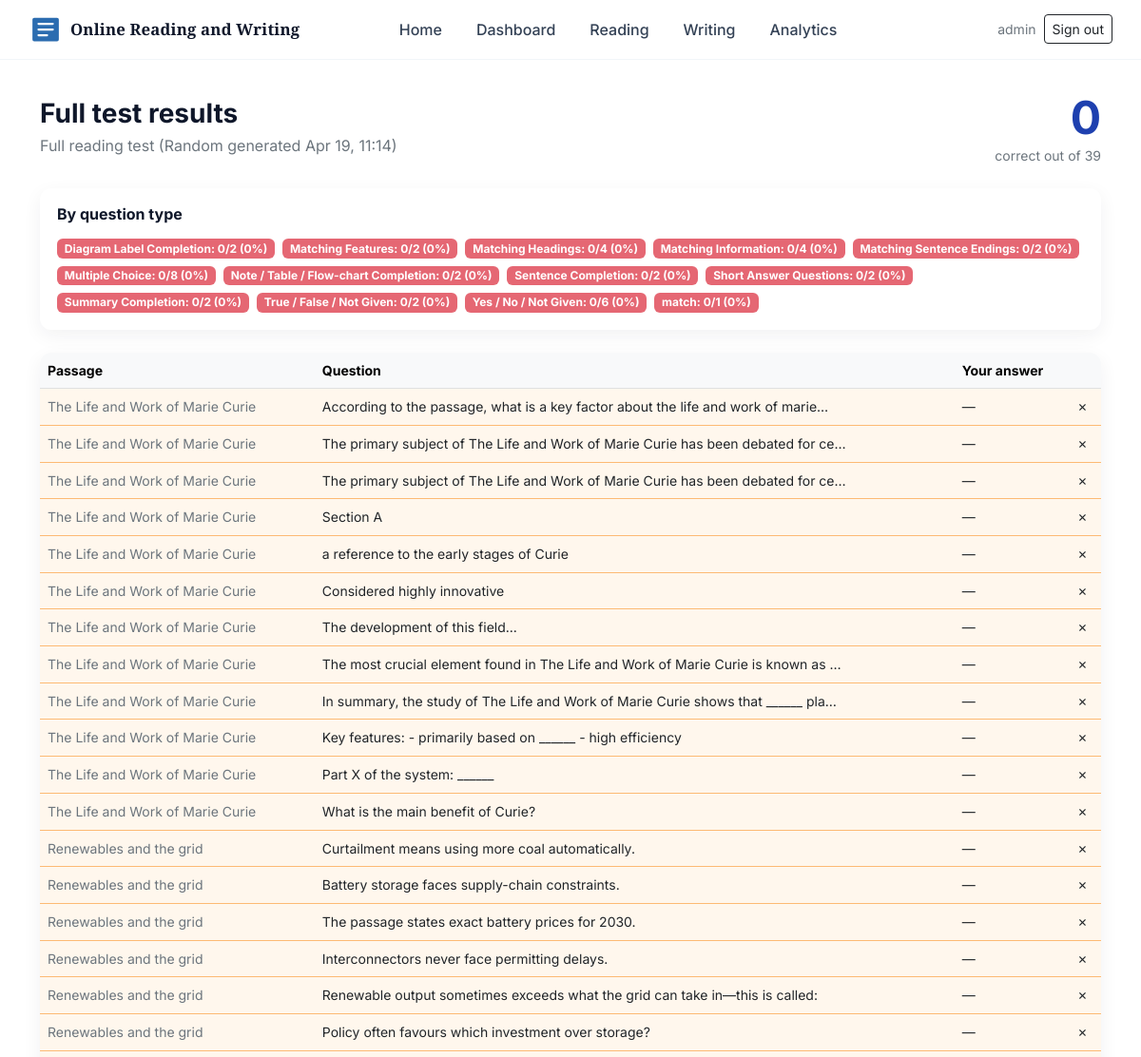
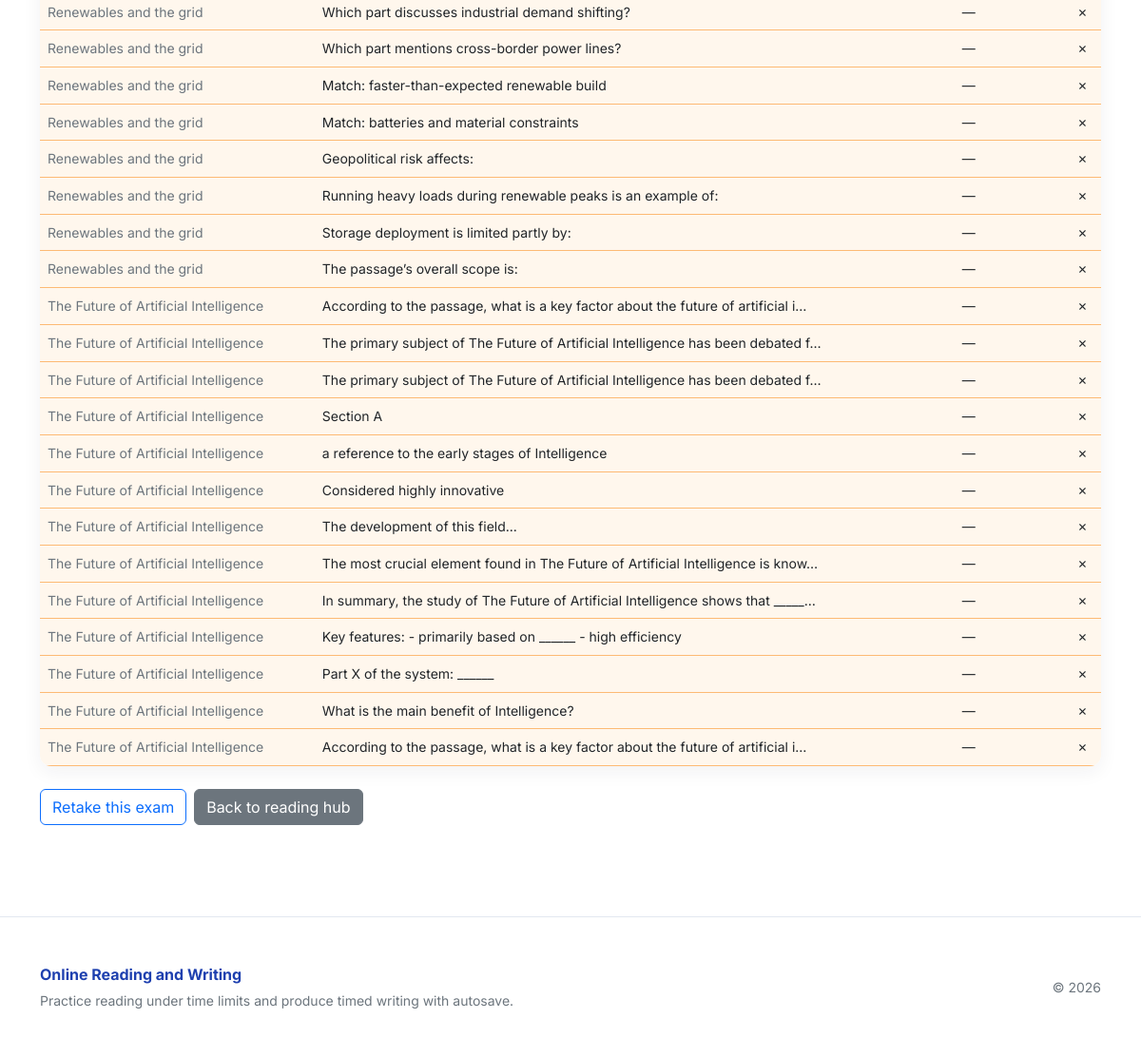
The page /result/exam/6/ (signed in) on the database its author committed (2 pictures, top to bottom).
### ielts/models.py (models this page shows, shortened)
class ReadingExamAttempt(models.Model):
    user = models.ForeignKey(User, on_delete=models.CASCADE, related_name="reading_exam_attempts")
    exam = models.ForeignKey(ReadingExam, on_delete=models.CASCADE)
    answers = models.JSONField(default=dict, blank=True)
    score = models.IntegerField(default=0)
    started_at = models.DateTimeField(default=timezone.now)
    submitted_at = models.DateTimeField(null=True, blank=True)

class ReadingExam(models.Model):
    slug = models.SlugField(unique=True, max_length=80)
    title = models.CharField(max_length=200)
    description = models.TextField(blank=True)
    time_limit_minutes = models.IntegerField(default=60)

class ReadingQuestion(models.Model):
    QUESTION_TYPES = (
        ("mcq", "Multiple Choice"),
        ("tfng", "True / False / Not Given"),
        ("ynng", "Yes / No / Not Given"),
        ("headings", "Matching Headings"),
        ("matching_info", "Matching Information"),
        ("match_features", "Matching Features"),
        ("sentence_endings", "Matching Sentence Endings"),
        ("sentence_completion", "Sentence Completion"),
        ("summary_completion", "Summary Completion"),
        ("note_completion", "Note / Table / Flow-chart Completion"),
        ("diagram_completion", "Diagram Label Completion"),
        ("short_answer", "Short Answer Questions"),
    )
    passage = models.ForeignKey(ReadingPassage, on_delete=models.CASCADE, related_name="questions")
    text = models.TextField()
    instruction = models.TextField(blank=True)
    word_limit = models.PositiveSmallIntegerField(null=True, blank=True)
    choices = models.JSONField(default=list, blank=True)
    correct_answer = models.TextField(blank=True)
    question_type = models.CharField(max_length=24, choices=QUESTION_TYPES, default="mcq")

class ReadingPassage(models.Model):
    title = models.CharField(max_length=200)
    content = models.TextField()
    source_note = models.CharField(max_length=300, blank=True)

### ielts/views.py (the view)
# urls.py: path("result/exam/<int:attempt_id>/", views.exam_result_view, name="exam_result"),
@login_required
def exam_result_view(request, attempt_id):
    attempt = get_object_or_404(ReadingExamAttempt, pk=attempt_id, user=request.user)
    sections = list(
        attempt.exam.sections.select_related("passage")
        .prefetch_related("passage__questions")
        .order_by("order")
    )
    detail_rows = []
    for sec in sections:
        for q in sec.passage.questions.all():
            key = str(q.id)
            given = attempt.answers.get(key, "")
            detail_rows.append(
                {
                    "passage": sec.passage.title,
                    "question": q,
                    "given": given,
                    "correct": is_answer_correct(q, given),
                }
            )
    total = len(detail_rows)
    band = reading_band_from_raw(attempt.score, total) if total else 0
    type_breakdown = exam_type_breakdown(attempt)
    return render(
        request,
        "ielts/exam_result.html",
        {
            "attempt": attempt,
            "detail_rows": detail_rows,
            "total_questions": total,
            "reading_band": band,
            "type_breakdown": type_breakdown,
        },
    )

### ielts/band_mapping.py (called while the page is built)
def reading_band_from_raw(correct: int, total: int = 40) -> float:
    if total <= 0:
        return 0.0
    scaled = round(40 * correct / total)
    scaled = max(0, min(40, scaled))
    for threshold, band in READING_BAND_TABLE_40:
        if scaled >= threshold:
            return band
    return 0.0

### ielts/scoring.py (called while the page is built, shortened)
def is_answer_correct(question, raw) -> bool:
    if raw is None or raw == "":
        return False

### ielts/templates/ielts/exam_result.html (shortened to what this page needs)
{% extends 'ielts/base.html' %}
{% block content %}
  <div class="d-flex flex-wrap justify-content-between align-items-center gap-3 mb-4">
    <div>
      <h1 class="h3 fw-bold mb-1">Full test results</h1>
      <p class="text-muted mb-0">{{ attempt.exam.title }}</p>
    </div>
    <div class="text-end">
      <div class="display-5 fw-bold text-brand">{{ attempt.score }}</div>
      <div class="small text-muted">correct out of {{ total_questions }}</div>
    </div>
  </div>
  {% if type_breakdown %}
  <div class="card-modern mb-4">
    <h6 class="fw-bold mb-3">By question type</h6>
    <div class="d-flex flex-wrap gap-2">
      {% for row in type_breakdown %}
        <span class="badge {% if row.accuracy >= 70 %}bg-success{% elif row.accuracy >= 50 %}bg-warning text-dark{% else %}bg-danger{% endif %} bg-opacity-75">
          {{ row.label }}: {{ row.correct }}/{{ row.total }} ({{ row.accuracy }}%)
        </span>
      {% endfor %}
    </div>
  </div>
  {% endif %}
  <div class="card-modern p-0 overflow-hidden mb-4">
    <div class="table-responsive mb-0">
      <table class="table table-hover mb-0 small">
        <thead class="table-light">
          <tr>
            <th>Passage</th>
            <th>Question</th>
            <th>Your answer</th>
            <th></th>
          </tr>
        </thead>
        <tbody>
          {% for row in detail_rows %}
            <tr class="{% if row.correct %}result-row-ok{% else %}result-row-miss{% endif %}">
              <td class="text-muted">{{ row.passage }}</td>
              <td>{{ row.question.text|truncatechars:80 }}</td>
              <td>{{ row.given|default:"—" }}</td>
              <td>{% if row.correct %}✓{% else %}✗{% endif %}</td>
            </tr>
          {% endfor %}
        </tbody>
      </table>
    </div>
  </div>
  <div class="d-flex flex-wrap gap-2">
    <a href="{% url 'ielts:reading_exam' attempt.exam.id %}" class="btn btn-outline-primary">Retake this exam</a>
    <a href="{% url 'ielts:reading_hub' %}" class="btn btn-secondary">Back to reading hub</a>
  </div>
{% endblock %}

### ielts/templates/ielts/base.html (shortened to what this page needs)
<!doctype html>
{% load static %}
<html lang="en">
  <head>
    <link href="https://cdn.jsdelivr.net/npm/bootstrap@5.2.3/dist/css/bootstrap.min.css" rel="stylesheet">
    <link href="{% static 'ielts/css/style.css' %}?v={% now 'U' %}" rel="stylesheet">
  </head>
  <body class="{% block body_class %}{% endblock %}">
    <header class="site-header">
      <nav class="navbar navbar-expand-lg navbar-light container navbar-custom align-items-center py-2">
        <div class="d-flex align-items-center logo-wrap">
          <a class="navbar-brand d-flex align-items-center gap-2" href="{% url 'ielts:home' %}">
            <img src="{% static 'ielts/img/logo.svg' %}" alt="" width="36" height="36" class="rounded-1" onerror="this.style.display='none'">
            <span class="brand-title">Online Reading and Writing</span>
          </a>
        </div>
        <div class="collapse navbar-collapse" id="navMain">
          <ul class="navbar-nav mx-auto main-nav-nav my-2 my-lg-0">
            <li class="nav-item"><a class="nav-link" href="{% url 'ielts:home' %}">Home</a></li>
            {% if user.is_authenticated %}
              <li class="nav-item"><a class="nav-link" href="{% url 'ielts:dashboard' %}">Dashboard</a></li>
              <li class="nav-item"><a class="nav-link" href="{% url 'ielts:reading_hub' %}">Reading</a></li>
              <li class="nav-item"><a class="nav-link" href="{% url 'ielts:writing_hub' %}">Writing</a></li>
              <li class="nav-item"><a class="nav-link" href="{% url 'ielts:analytics' %}">Analytics</a></li>
            {% endif %}
          </ul>
          <div class="d-flex align-items-center gap-2 ms-lg-auto nav-auth">
            {% if user.is_authenticated %}
              <span class="text-muted small d-none d-sm-inline">{{ user.username }}</span>
              <a class="btn btn-sm btn-outline-dark" href="{% url 'ielts:logout' %}">Sign out</a>
            {% else %}
              <a class="btn btn-sm btn-outline-dark" href="{% url 'ielts:login' %}">Sign in</a>
              <a class="btn btn-sm btn-cta-nav px-3" href="{% url 'ielts:register' %}">Sign up</a>
            {% endif %}
          </div>
        </div>
      </nav>
    </header>
    <main class="container main-content">
      {% block content %}{% endblock %}
    </main>
    <footer class="site-footer mt-5 py-5">
      <div class="container">
        <div class="row align-items-center">
          <div class="col-md-8">
            <span class="footer-brand">Online Reading and Writing</span>
            <p class="small text-muted mb-0 mt-1">Practice reading under time limits and produce timed writing with autosave.</p>
          </div>
          <div class="col-md-4 text-md-end mt-3 mt-md-0">
            <span class="small text-muted">© {% now "Y" %}</span>
          </div>
        </div>
      </div>
    </footer>
  </body>
</html>

### ielts/static/ielts/css/style.css (style rules this page uses)
:root { --brand-1: #1e40af; --brand-2: #0d9488; --brand-accent: #f59e0b; --muted: #64748b; --bg: #ffffff; --card: #ffffff; --ink: #0f172a; --font-ui: "Inter", system-ui, -apple-system, sans-serif; --font-passage: "Source Serif 4", "Times New Roman", serif; --font-display: "Playfair Display", Georgia, serif; --text-passage-size: 1.0625rem; --text-passage-leading: 1.7; --passage-measure: 65ch; --result-ok-bg: #ecfdf5; --result-ok-border: #6ee7b7; --result-miss-bg: #fff7ed; --result-miss-border: #fdba74; }
body { font-family: var(--font-ui); background: var(--bg); color: var(--ink); font-size: 1rem; line-height: 1.55; }
.site-header { background: #ffffff; border-bottom: 1px solid #f1f5f9; }
.navbar-custom .navbar-brand, .navbar-custom .nav-link { color: #334155 !important; font-weight: 500; font-family: var(--font-ui); }
.brand-title { font-family: var(--font-display); font-weight: 700; letter-spacing: 0.01em; font-size: 1.15rem; color: var(--ink); }
@media (min-width: 992px) { .brand-title { font-size: 1.05rem; } }
.main-nav-nav { gap: 0.25rem 1.25rem; }
.main-content { padding-top: 2rem; padding-bottom: 3rem; max-width: 1140px; }
.text-brand { color: var(--brand-1) !important; }
.hero, .card-modern { background: var(--card); border-radius: 12px; box-shadow: 0 6px 20px rgba(31, 41, 55, 0.06); padding: 18px; }
.result-row-miss td { background: var(--result-miss-bg) !important; border-color: var(--result-miss-border) !important; }
.site-footer { background: #fff; border-top: 1px solid #e2e8f0; }
.footer-brand { font-weight: 700; color: var(--brand-1); }

### rows shown on the page
ReadingExamAttempt: exam "Full reading test (Random generated Apr 19, 11:14)", score "0"
ReadingQuestion: label "match", passage "Renewables and the grid", question.text "Geopolitical risk affects:", given "—"
ReadingQuestion: passage "The Life and Work of Marie Curie", question.text "According to the passage, what is a key factor about the life and work of marie…", given "—"
ReadingQuestion: passage "The Life and Work of Marie Curie", question.text "The primary subject of The Life and Work of Marie Curie has been debated for ce…", given "—"
ReadingQuestion: passage "The Life and Work of Marie Curie", question.text "The primary subject of The Life and Work of Marie Curie has been debated for ce…", given "—"
ReadingQuestion: passage "The Life and Work of Marie Curie", question.text "Section A", given "—"
ReadingQuestion: passage "The Life and Work of Marie Curie", question.text "a reference to the early stages of Curie", given "—"
ReadingQuestion: passage "The Life and Work of Marie Curie", question.text "Considered highly innovative", given "—"
ReadingQuestion: passage "The Life and Work of Marie Curie", question.text "The development of this field...", given "—"
ReadingQuestion: passage "The Life and Work of Marie Curie", question.text "The most crucial element found in The Life and Work of Marie Curie is known as …", given "—"
ReadingQuestion: passage "The Life and Work of Marie Curie", question.text "In summary, the study of The Life and Work of Marie Curie shows that ______ pla…", given "—"
ReadingQuestion: passage "The Life and Work of Marie Curie", question.text "Key features: - primarily based on ______ - high efficiency", given "—"
ReadingQuestion: passage "The Life and Work of Marie Curie", question.text "Part X of the system: ______", given "—"
ReadingQuestion: passage "The Life and Work of Marie Curie", question.text "What is the main benefit of Curie?", given "—"
ReadingQuestion: passage "Renewables and the grid", question.text "Curtailment means using more coal automatically.", given "—"
ReadingQuestion: passage "Renewables and the grid", question.text "Battery storage faces supply-chain constraints.", given "—"
ReadingQuestion: passage "Renewables and the grid", question.text "The passage states exact battery prices for 2030.", given "—"
ReadingQuestion: passage "Renewables and the grid", question.text "Interconnectors never face permitting delays.", given "—"
ReadingQuestion: passage "Renewables and the grid", question.text "Renewable output sometimes exceeds what the grid can take in—this is called:", given "—"
ReadingQuestion: passage "Renewables and the grid", question.text "Policy often favours which investment over storage?", given "—"
ReadingQuestion: passage "Renewables and the grid", question.text "Which part discusses industrial demand shifting?", given "—"
ReadingQuestion: passage "Renewables and the grid", question.text "Which part mentions cross-border power lines?", given "—"
ReadingQuestion: passage "Renewables and the grid", question.text "Match: faster-than-expected renewable build", given "—"
ReadingQuestion: passage "Renewables and the grid", question.text "Match: batteries and material constraints", given "—"
ReadingQuestion: passage "Renewables and the grid", question.text "Running heavy loads during renewable peaks is an example of:", given "—"
ReadingQuestion: passage "Renewables and the grid", question.text "Storage deployment is limited partly by:", given "—"
ReadingQuestion: passage "Renewables and the grid", question.text "The passage’s overall scope is:", given "—"
ReadingQuestion: passage "The Future of Artificial Intelligence", question.text "According to the passage, what is a key factor about the future of artificial i…", given "—"
ReadingQuestion: passage "The Future of Artificial Intelligence", question.text "The primary subject of The Future of Artificial Intelligence has been debated f…", given "—"
ReadingQuestion: passage "The Future of Artificial Intelligence", question.text "The primary subject of The Future of Artificial Intelligence has been debated f…", given "—"
ReadingQuestion: passage "The Future of Artificial Intelligence", question.text "Section A", given "—"
ReadingQuestion: passage "The Future of Artificial Intelligence", question.text "a reference to the early stages of Intelligence", given "—"
ReadingQuestion: passage "The Future of Artificial Intelligence", question.text "Considered highly innovative", given "—"
ReadingQuestion: passage "The Future of Artificial Intelligence", question.text "The development of this field...", given "—"
ReadingQuestion: passage "The Future of Artificial Intelligence", question.text "The most crucial element found in The Future of Artificial Intelligence is know…", given "—"
ReadingQuestion: passage "The Future of Artificial Intelligence", question.text "In summary, the study of The Future of Artificial Intelligence shows that _____…", given "—"
ReadingQuestion: passage "The Future of Artificial Intelligence", question.text "Key features: - primarily based on ______ - high efficiency", given "—"
ReadingQuestion: passage "The Future of Artificial Intelligence", question.text "Part X of the system: ______", given "—"
ReadingQuestion: passage "The Future of Artificial Intelligence", question.text "What is the main benefit of Intelligence?", given "—"
ReadingQuestion: passage "The Future of Artificial Intelligence", question.text "According to the passage, what is a key factor about the future of artificial i…", given "—"

### other values the page prints
{{ user.username }} "admin"
{{ total_questions }} "39"
{{ row.label }} "Diagram Label Completion" "Matching Features" "Matching Headings" "Matching Information" "Matching Sentence Endings" "Multiple Choice" "Note / Table / Flow-chart Completion" "Sentence Completion" "Short Answer Questions" "Summary Completion" "True / False / Not Given" "Yes / No / Not Given"
{{ row.correct }} "0" "0" "0" "0" "0" "0" "0" "0" "0" "0" "0" "0" "0"
{{ row.total }} "2" "2" "4" "4" "2" "8" "2" "2" "2" "2" "2" "6" "1"
{{ row.accuracy }} "0" "0" "0" "0" "0" "0" "0" "0" "0" "0" "0" "0" "0"
